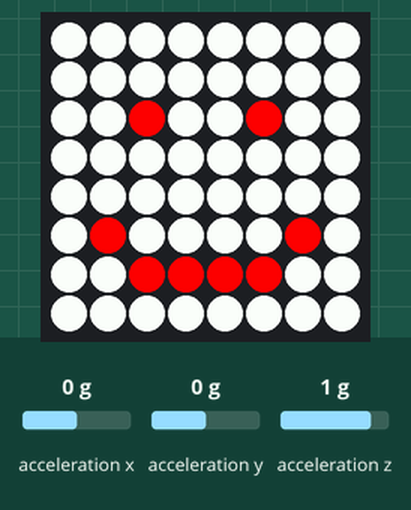
Simulated run of this program. Board: Raspberry Pi (BCM pin numbers) with a Sense HAT. On the bench: the Sense HAT's 8×8 RGB LED matrix. The test bench sets the inputs (shaded band); at power-on: acceleration x 0 g, acceleration y 0 g, acceleration z 1 g.

Above: at 0.1 s.

The program:

smile.py
```python
#coding:UTF-8
from sense_hat import SenseHat
import time

sense=SenseHat()
sense.set_rotation(90)
w=(255,255,255)
r=(255,0,0)

happy = [
w, w, w, w, w, w, w, w,
w, w, w, w, w, w, w, w,
w, w, r, w, w, r, w, w,
w, w, w, w, w, w, w, w,
w, w, w, w, w, w, w, w,
w, r, w, w, w, w, r, w,
w, w, r, r, r, r, w, w,
w, w, w, w, w, w, w, w
]

sad = [
w, w, w, w, w, w, w, w,
w, w, w, w, w, w, w, w,
w, w, r, w, w, r, w, w,
w, w, w, w, w, w, w, w,
w, w, w, w, w, w, w, w,
w, w, r, r, r, r, w, w,
w, r, w, w, w, w, r, w,
w, w, w, w, w, w, w, w
]
sense.set_pixels(happy) #设置矩阵像素值
while 1:
    time.sleep(1)
    x,y,z=sense.get_accelerometer_raw().values()
    while x<2 and y<2 and z<2:
        x,y,z=sense.get_accelerometer_raw().values()
    sense.set_pixels(sad)
    sense.low_light=True    #屏幕变亮或变暗

    time.sleep(1)
    x,y,z=sense.get_accelerometer_raw().values()
    while x<2 and y<2 and z<2:
        x,y,z=sense.get_accelerometer_raw().values()
    sense.set_pixels(happy)
    sense.low_light=False    #屏幕变亮或变暗
```
